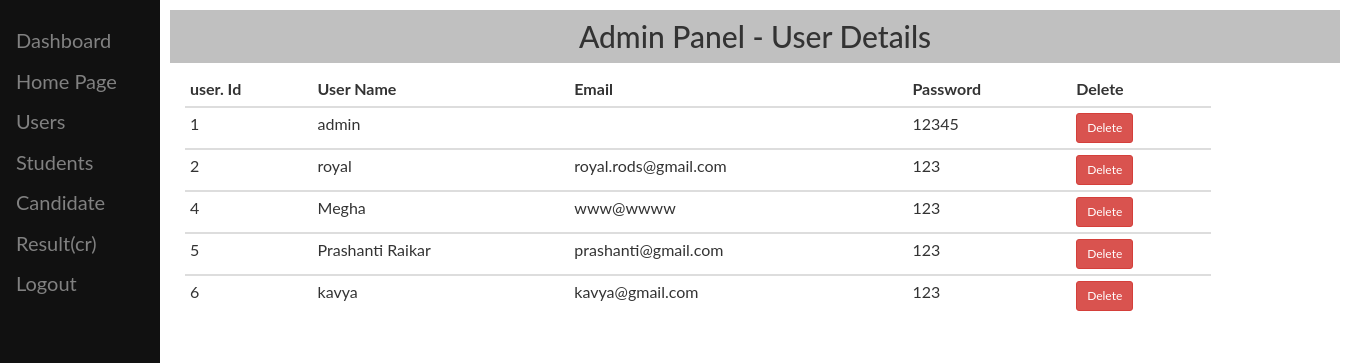
/admin/users.php, run on the app's committed database.
### tables this page shows
CREATE TABLE `user_details` (
  `user_id` int(10) NOT NULL,
  `user_name` varchar(100) NOT NULL,
  `user_email` varchar(100) NOT NULL,
  `user_pass` varchar(100) NOT NULL,
  `user_ph` varchar(100) NOT NULL,
  `user_course` varchar(100) NOT NULL,
  `user_sem` varchar(100) NOT NULL,
  `user_reg` varchar(100) NOT NULL,
  `user_gen` varchar(100) NOT NULL
);

### admin/users.php (the view, shortened to what this page needs)
<?php
   $connect = mysqli_connect('localhost', 'root', '', 'aca_votingdb');
?>
<!DOCTYPE html>
<html lang="en">
<head>
		<link rel="stylesheet" href="../bootstrap/bootstrap.min.css">
	</head>
	<body>
		<div class="sidenav">
			<a href="main.php">Dashboard</a>
			<a href="home_edit.php">Home Page</a>
			<a href="users.php">Users</a>
			<a href="students.php">Students</a>
			<a href="candidates.php">Candidate</a>
			<a href="result_cr.php">Result(cr)</a>
			<a href="../index.php">Logout</a>
		</div>
		<div class="main">
		  <h2 style="background-color:silver; padding:10px; text-align:center; margin-top:10px;">Admin Panel - User Details</h2>
			<?php
				$query = "SELECT * FROM user_details ORDER BY user_id ASC";
				$result = mysqli_query($connect, $query);
			?>
			<form action="users.php" method="POST">
			<div class="container">
				<div class="table-responsive">
					<table class="table table-hover table-condensed" style="width:90%;">
						<thead>
						  <tr>
							<th> user. Id </th>
							<th> User Name </th>
							<th> Email </th>
							<th> Password </th>
							<th> Delete </th>
						  </tr>
						</thead>
						<?php
							$i = 1;
							while($row = mysqli_fetch_array($result)) {
						?>
						<tbody>
						  <tr>
							<td> <?php echo $row['user_id']; ?></td>
							<td> <?php echo $row['user_name']; ?></td>
							<td> <?php echo $row['user_email']; ?></td>
							<td> <?php echo $row['user_pass']; ?></td>
							<td>
								<input name="btn_del" class="btn btn-danger btn-sm" type="submit" value="Delete"/>
							</td>
						  </tr>
						</tbody>
					<?php $i++; }
					 ?>
					 </table>
				</div>
			</div>
			</form>
		</div>
	</body>
</html>

### admin/users.php (style rules this page uses)
body { font-family: "Lato", sans-serif; }
.sidenav { height: 100%; width: 160px; position: fixed; z-index: 1; top: 0; left: 0; background-color: #111; overflow-x: hidden; padding-top: 20px; }
.sidenav a { padding: 6px 8px 6px 16px; text-decoration: none; font-size: 20px; color: #818181; display: block; }
.main { margin-left: 160px; font-size: 16px; padding: 0px 10px; }

### data on the page
user_details: user_id "1", user_name "admin", user_pass "12345"
user_details: user_id "2", user_name "royal", user_email "royal.rods@gmail.com", user_pass "123"
user_details: user_id "4", user_name "Megha", user_email "www@wwww", user_pass "123"
user_details: user_id "5", user_name "Prashanti Raikar", user_email "prashanti@gmail.com", user_pass "123"
user_details: user_id "6", user_name "kavya", user_email "kavya@gmail.com", user_pass "123"
